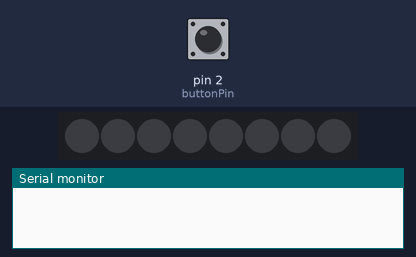
Recording of a sketch running on a simulated Arduino Uno, built with avr-gcc and run on an emulated ATmega328P. Parts: 8 RGB LEDs in strip order, left to right, the last lines printed to the serial monitor. The inputs (shaded band) are chosen by the test bench; at power-on: pin 2 (buttonPin) LOW. Dim RGB values are drawn brighter than linear; random numbers use the default seed unless the sketch sets one.

Above: at 1.2 s.
1.3 s: pin 2 (buttonPin) pulled HIGH for 3.2 s
At 3.3 s:
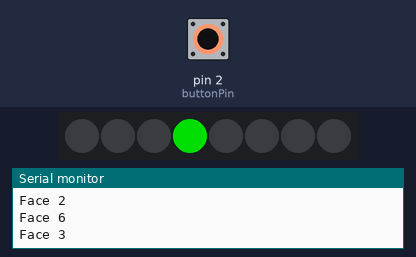
At 5.7 s:
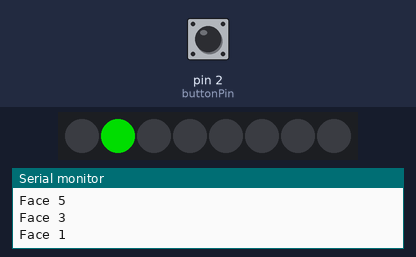
Timing chart, 0 to 7.2 s (numbered marks = the images above; inputs shaded):
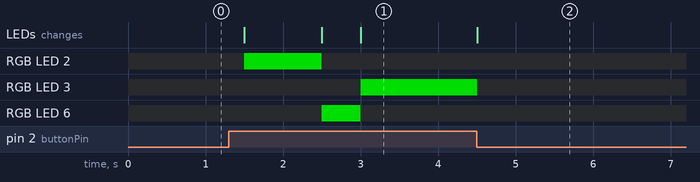

Measured:
- after the input at 1.3 s, RGB LED 2: off → RGB(0, 150, 0) after 0.20 s, → off 1.0 s later; RGB LED 3: off → RGB(0, 150, 0) after 1.7 s, → off 1.5 s later; RGB LED 6: off → RGB(0, 150, 0) after 1.2 s, → off 0.50 s later; the LEDs: first change after 0.20 s (image 1 shows a later state)

The sketch:

De-1-v-1.ino
```cpp
/*
 *       Matthis Sanier
 *       De-1-v-1
 *       Affiche une des faces d’une manière aléatoire
 *
 *       carte arduino, afficheur NeoPixel
 *
 *       19/09/2024 De-1-v-1
*/
#include <Adafruit_NeoPixel.h>
#ifdef __AVR__
#include <avr/power.h>
#endif
#define PIN    6
#define NUMPIXELS  8
Adafruit_NeoPixel pixels(NUMPIXELS, PIN, NEO_GRB + NEO_KHZ800);

const int buttonPin = 2;
int buttonState = 0;

long randNumber;

int mode = 0;

void RandomValue() {
  buttonState = digitalRead(buttonPin);
  if (buttonState == HIGH) {
   randNumber = random(1, 7);
   delay (200);
   return randNumber;
  }
}

void Chiffre1() {
  pixels.clear();
  Serial.println("Face 1");
  pixels.setPixelColor(1, pixels.Color(0, 150, 0));
  pixels.show();
  delay(300);
  randNumber = 0;
}
void Chiffre2() {
  pixels.clear();
  Serial.println("Face 2");
  pixels.setPixelColor(2, pixels.Color(0, 150, 0));
  pixels.show();
  delay(300);
  randNumber = 0;
}
void Chiffre3() {
  pixels.clear();
  Serial.println("Face 3");
  pixels.clear();
  pixels.setPixelColor(3, pixels.Color(0, 150, 0));
  pixels.show();
  delay(300);
  randNumber = 0;
}
void Chiffre4() {
  pixels.clear();
  Serial.println("Face 4");
  pixels.setPixelColor(4, pixels.Color(0, 150, 0));
  pixels.show();
  delay(300);
  randNumber = 0;
}
void Chiffre5() {
  pixels.clear();
  Serial.println("Face 5");
  pixels.setPixelColor(5, pixels.Color(0, 150, 0));
  delay(300);
  randNumber = 0;
}
void Chiffre6() {
  pixels.clear();
  Serial.println("Face 6");
  pixels.setPixelColor(6, pixels.Color(0, 150, 0));
  pixels.show();
  delay(300);
  randNumber = 0;
}

void setup() {
  pixels.begin();
  pixels.show();
  Serial.begin(9600);
  pinMode(buttonPin, INPUT);
}

void loop() {
  RandomValue();
  if (randNumber == 1) {
   Chiffre1();
  }
  else if (randNumber == 2){
    Chiffre2();
  }
  else if (randNumber == 3){
    Chiffre3();
  }
  else if (randNumber == 4){
    Chiffre4();
  }
  else if (randNumber == 5){
    Chiffre5();
  }
  else if (randNumber == 6){
    Chiffre6();
  }
}
```
